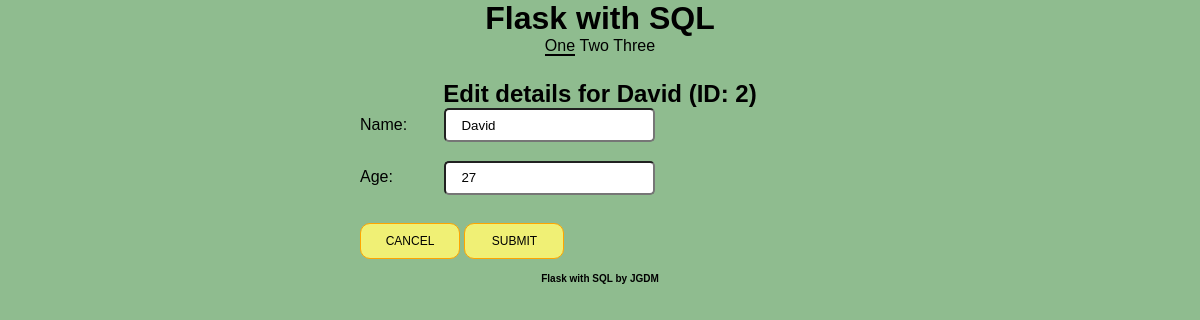
Before: /edit/2 with the older database file.
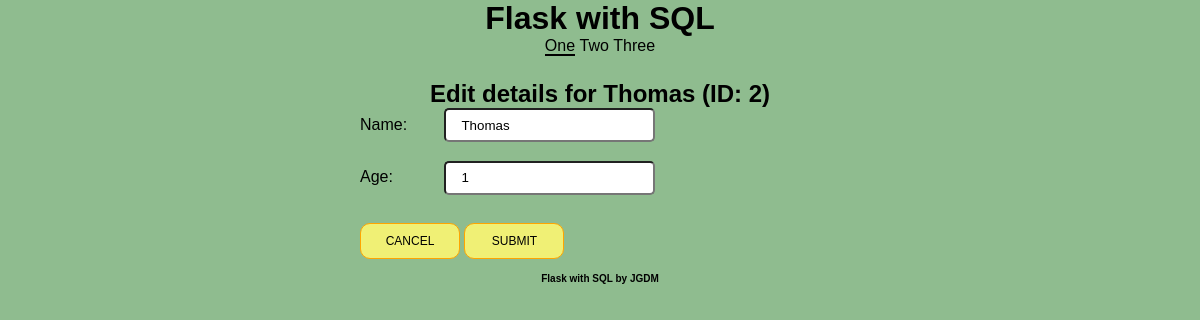
After: the same page with the newer database file.
### models.py (models this page shows, shortened)
class Roster(db.Model):
    id = db.Column(db.Integer(), primary_key=True)
    name = db.Column("Name", db.String(80), unique=True, nullable=False)
    age = db.Column("Age", db.Integer, unique=True, nullable=False)
    joined = db.Column('Joined', db.DateTime, default=datetime.datetime.now)

### app.py (the view)
@app.route('/edit/<id>', methods=['GET', 'POST'])
def form_edit(id):
    roster = Roster.query.get(id)
    if request.form:
        roster.name = request.form["name"]
        roster.age = request.form["age"]
        db.session.commit()
        return redirect( url_for('index') )
    return render_template('form-edit.html', roster = roster)

### templates/form-edit.html (shortened to what this page needs)
{% extends "main.html" %}
        {% block nav_block %}
        <nav>
            <ul>
                <li><a href="/" class="selected" >One</a></li>
                <li><a href="/two">Two</a></li>
                <li><a href="/three">Three</a></li>
            </ul>
        </nav>
        {% endblock %}
        {% block main_block %}
            <h2>Edit details for {{roster.name}} (ID: {{ roster.id }})</h2>
            <form action="{{ url_for('form_edit', id=roster.id) }}" method="POST">
                <div class="form-container">
                    <label for ="name">Name: </label>
                    <input type="text" name="name" title="Form name" id="Form_name" aria-label="Form name" class="form_field" placeholder="placeholder name" alt="form_name"  value="{{ roster.name }}"/>
                </div>
                <div class="form-container">
                    <label for="age">Age: </label>
                    <input id="age" name="age" title="Form age" type="text" id="form_age" arial-label="Form age" class="form_field" placeholder="placeholder age" alt="form_age" value="{{ roster.age }}" />
                </div>
                <div id="form-buttons">
                    <button type="reset">Cancel</button>
                    <button type="submit">Submit</button>
                </div>
            </form>
{% endblock %}

Changed rows visible on the page:
changed Roster id 2: name "David" → "Thomas"; age "27" → "1"
